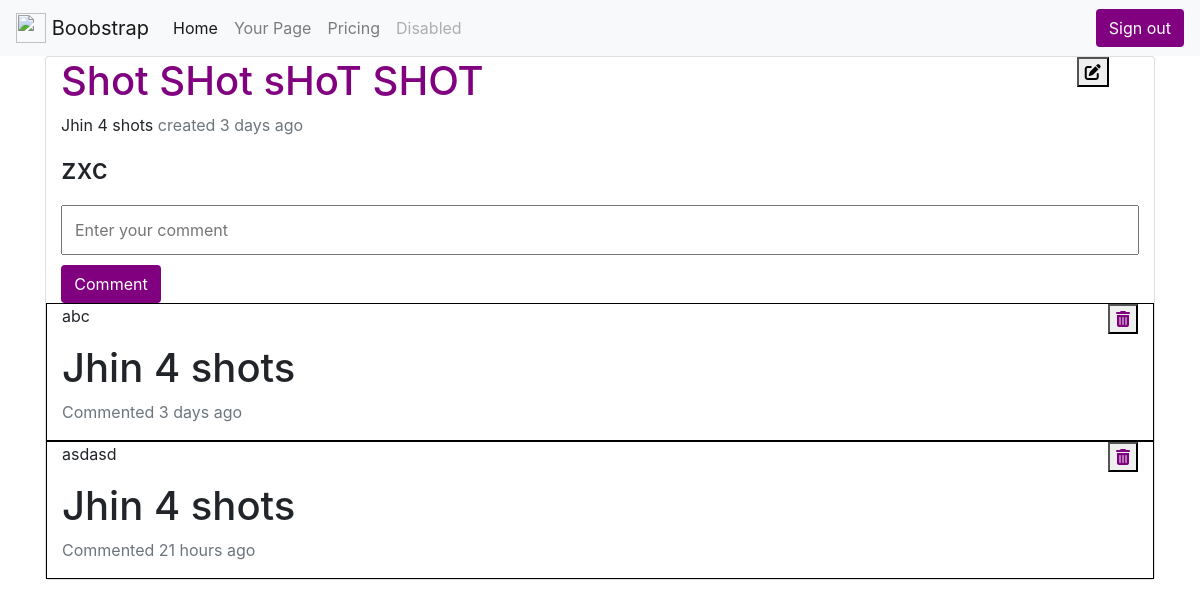
The app's page /post/1 (signed in) with its own data.
### app.py (models this page shows)
class Blog(db.Model):
    id = db.Column(db.Integer, primary_key = True)
    title = db.Column(db.String(200), nullable = False)
    body = db.Column(db.String, nullable = False)
    author = db.Column(db.String(20), nullable = False)
    created_date = db.Column(db.DateTime, server_default = db.func.now())

class Comment(db.Model):
    id = db.Column(db.Integer, primary_key = True)
    body = db.Column(db.String, nullable = False)
    post_id = db.Column(db.Integer, nullable = False)
    author = db.Column(db.String, nullable = False)
    created_at = db.Column(db.DateTime, server_default = db.func.now())

### app.py (the view, shortened to what this page needs)
@app.route("/post/<id>", methods=["GET","POST"])
@login_required
def page_detail(id):
    print("idddd", id)
    action = request.args.get('action')
    blog = Blog.query.filter_by(id = id).first()
    comments = Comment.query.filter_by(post_id = id).all()
    print("comments length", len(comments))
    return render_template("./view/view_post_detail.html", post = blog, comments = comments)

### app.py (called while the page is built)
@login_manager.user_loader
def load_user(user_id):
    return User.query.get(user_id)

### templates/view/view_post_detail.html
{% extends 'base.html' %}
{% block content %}
{% include './ultilities/post_detail.html' %}
{% endblock content %}

### templates/base.html (shortened to what this page needs)
<!DOCTYPE html>
<html lang="en">
  <head>
    <link
      rel="stylesheet"
      href="https://stackpath.bootstrapcdn.com/bootstrap/4.3.1/css/bootstrap.min.css"
    />
    <link rel="stylesheet" href="../static/style.css" />
  </head>
  <body>
    {% include './ultilities/navbar.html' %}
    <div class="container">
      {% block content %}
      {% endblock content %}
    </div>
  </body>
</html>

### templates/ultilities/navbar.html (shortened to what this page needs)
{% block navbar %}
<nav class="navbar navbar-expand-lg navbar-light bg-light">
  <a class="navbar-brand" href="#">
    <img
      src="https://getbootstrap.com/docs/4.3/assets/brand/bootstrap-solid.svg"
      width="30"
      height="30"
      class="d-inline-block align-top"
      alt=""
    />
    Boobstrap
  </a>
  <div class="collapse navbar-collapse" id="navbarNav">
    <ul class="navbar-nav">
      <li class="nav-item active">
        <a class="nav-link" href="/"
          >Home <span class="sr-only">(current)</span></a
        >
      </li>
      <li class="nav-item">
        <a class="nav-link" href="#">Your Page</a>
      </li>
      <li class="nav-item">
        <a class="nav-link" href="#">Pricing</a>
      </li>
      <li class="nav-item">
        <a class="nav-link disabled" href="#" tabindex="-1" aria-disabled="true"
          >Disabled</a
        >
      </li>
    </ul>
    {% if current_user.is_authenticated %}
    <button class="btn btn-signout"><a href="/logout">Sign out</a></button>
    {% else %}
    <button class="btn btn-signout"><a href="/login">Sign in</a></button>
    {% endif %}
  </div>
</nav>
{% endblock %}

### templates/ultilities/post_detail.html (shortened to what this page needs)
{% block content %} {% if not action %}
<div class="col-12 card">
  <div class="row">
    <div class="col-11">
      <h1><a href="/post/{{post.id}}">{{ post.title }}</a></h1>
      <p>
        {{ post.author }}
        <span class="text-muted"
          >created {{ moment(post.created_date).fromNow(no_suffix = False)
          }}</span
        >
      </p>
      <h3>{{ post.body }}</h3>
    </div>
    {% if current_user.username == post.author %}
    <form
      method="POST"
      class="col-1 button-section"
      action="{{url_for('page_detail', id = post.id, action ='edit')}}"
    >
      <button type="submit"><i class="fas fa-edit"></i></button>
    </form>
    {% endif %}
  </div>
  <div class="row">
    <div class="col-12">
      <form
        method="POST"
        class="form-inline"
        action="{{url_for('page_detail', id = post.id, action ='comment')}}"
      >
        <div class="custom-input">
          <input type="text" placeholder="Enter your comment" name="body" />
          <button class="btn">Comment</button>
        </div>
      </form>
    </div>
    {% if comments %} {% for comment in comments %}
    <div class="col-12 custom-comment">
      <div>
        <p>{{comment.body}}</p>
        <div class="comment-header">
          <h1>{{comment.author}}</h1>
          <p class="text-muted">
            Commented {{ moment(comment.created_at).fromNow(no_suffix = False)}}
          </p>
        </div>
      </div>
      <form
        action="{{url_for('page_detail', id = post.id, action ='delete_comment')}}"
        method="POST"
      >
        <button name="comment-id" value="{{comment.id}}" type="submit">
          <i class="fas fa-trash-alt"></i>
        </button>
      </form>
    </div>
    {% endfor %} {% endif %}
  </div>
</div>
{% endif %} {% endblock content %}

### static/style.css (style rules this page uses)
h1 a { color: purple; }
#navbarNav { justify-content: space-between; }
.btn-signout { background-color: purple; }
.btn-signout a { color: white; }
.custom-input { display: flex; flex-direction: column; width: 100%; }
.custom-input input { height: 50px; text-indent: 10px; margin: 10px 0; }
.custom-input button { width: 100px; background-color: purple; color: white }
.custom-comment { display: flex; justify-content: space-between; border: 1px solid black; }
.fa-trash-alt { color: purple }

### records on screen
Blog: title "Shot SHot sHoT SHOT", author "Jhin 4 shots", created_date "3 days ago", body "zxc"
Comment: body "abc", author "Jhin 4 shots", created_at "3 days ago", {{ comment.id }} 4 (drawn)
Comment: body "asdasd", author "Jhin 4 shots", created_at "21 hours ago", {{ comment.id }} 5 (drawn)
